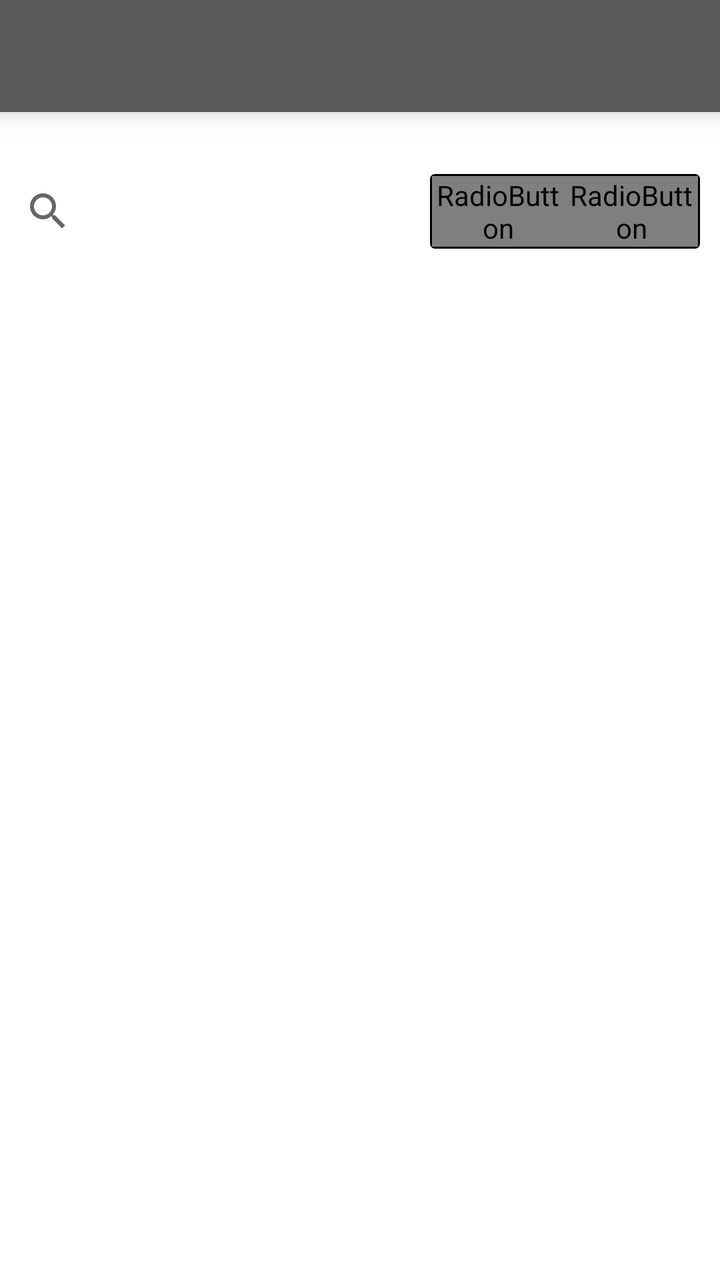
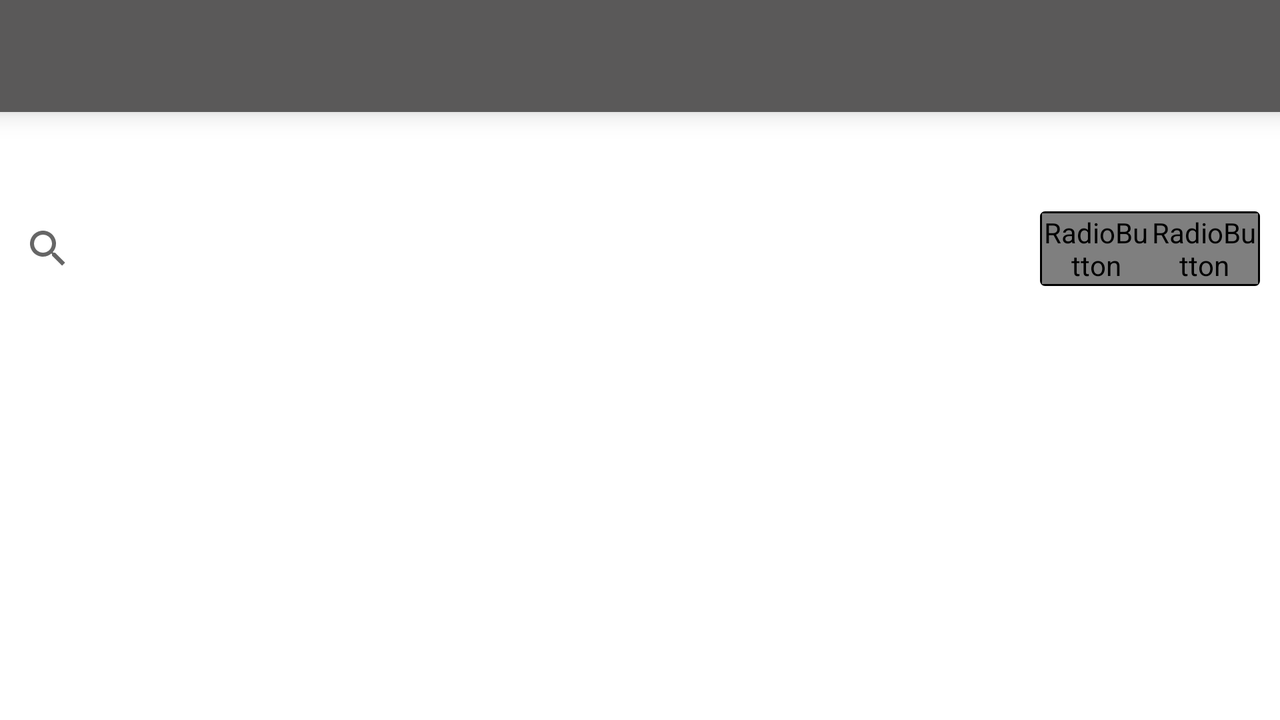

Two renders of one Android screen. The first uses the default layout on a phone; the second uses the alternative layout the repository ships for a different screen configuration, on a matching device. The two XML files are below.
<!-- AndroidManifest.xml: application theme Theme.TP1mobile -->
<!-- res/layout/activity_menu_prof.xml -->
<?xml version="1.0" encoding="utf-8"?>
<androidx.constraintlayout.widget.ConstraintLayout xmlns:android="http://schemas.android.com/apk/res/android"
    xmlns:app="http://schemas.android.com/apk/res-auto"
    xmlns:tools="http://schemas.android.com/tools"
    android:layout_width="match_parent"
    android:layout_height="match_parent"
    tools:context=".Activities.MenuProfActivity">

    <include
        android:id="@+id/toolbar"
        layout="@layout/toolbar"
        android:layout_width="match_parent"
        android:layout_height="wrap_content"
        app:layout_constraintEnd_toEndOf="parent"
        app:layout_constraintStart_toStartOf="parent"
        app:layout_constraintTop_toTopOf="parent" />

    <SearchView
        android:id="@+id/sai_recherche"
        android:layout_width="0dp"
        android:layout_height="wrap_content"
        app:layout_constraintBottom_toTopOf="@+id/guideline3"
        app:layout_constraintEnd_toStartOf="@+id/guideline9"
        app:layout_constraintHorizontal_bias="0.0"
        app:layout_constraintStart_toStartOf="parent"
        app:layout_constraintTop_toTopOf="@+id/guideline2">

    </SearchView>

    <LinearLayout
        android:id="@+id/linearLayout2"
        android:layout_width="0dp"
        android:layout_height="wrap_content"
        android:orientation="horizontal"
        app:layout_constraintBottom_toTopOf="@+id/guideline3"
        app:layout_constraintEnd_toEndOf="parent"
        app:layout_constraintStart_toEndOf="@+id/sai_recherche"
        app:layout_constraintTop_toTopOf="@+id/guideline2">

        <RadioGroup
            android:id="@+id/toggle_stage"
            android:layout_width="match_parent"
            android:layout_height="match_parent"
            android:layout_marginLeft="10dp"
            android:layout_marginTop="5dp"
            android:layout_marginRight="10dp"
            android:layout_marginBottom="5dp"
            android:background="@drawable/black_out_line"
            android:checkedButton="@+id/btn_tri_nom"
            android:orientation="horizontal">

            <RadioButton
                android:id="@+id/btn_tri_nom"
                android:layout_width="0dp"
                android:layout_height="match_parent"
                android:layout_marginLeft="1dp"
                android:layout_marginTop="1dp"
                android:layout_marginBottom="1dp"
                android:layout_weight="1"
                android:background="@drawable/toggle_widget_background"
                android:button="@null"
                android:gravity="center"
                android:onClick="onClickTriNom"
                android:text="@string/selec_nom"
                android:textColor="@drawable/toggle_widget_text"
                android:textSize="16sp" />

            <RadioButton
                android:id="@+id/btn_tri_stage"
                android:layout_width="0dp"
                android:layout_height="match_parent"
                android:layout_marginTop="1dp"
                android:layout_marginRight="1dp"
                android:layout_marginBottom="1dp"
                android:layout_weight="1"
                android:background="@drawable/toggle_widget_background"
                android:button="@null"
                android:gravity="center"
                android:onClick="onClickTriStage"
                android:text="@string/selec_stage"
                android:textColor="@drawable/toggle_widget_text"
                android:textSize="16sp" />
        </RadioGroup>
    </LinearLayout>

    <androidx.constraintlayout.widget.Guideline
        android:id="@+id/guideline2"
        android:layout_width="wrap_content"
        android:layout_height="wrap_content"
        android:orientation="horizontal"
        app:layout_constraintGuide_percent="0.0998632" />

    <androidx.constraintlayout.widget.Guideline
        android:id="@+id/guideline3"
        android:layout_width="wrap_content"
        android:layout_height="wrap_content"
        android:orientation="horizontal"
        app:layout_constraintGuide_percent="0.23" />

    <androidx.recyclerview.widget.RecyclerView
        android:id="@+id/liste_etudiant"
        android:layout_width="0dp"
        android:layout_height="0dp"
        android:padding="0dp"
        app:layout_constraintBottom_toBottomOf="parent"
        app:layout_constraintEnd_toEndOf="parent"
        app:layout_constraintStart_toStartOf="parent"
        app:layout_constraintTop_toTopOf="@+id/guideline3" />

    <androidx.constraintlayout.widget.Guideline
        android:id="@+id/guideline9"
        android:layout_width="wrap_content"
        android:layout_height="wrap_content"
        android:orientation="vertical"
        app:layout_constraintGuide_begin="205dp" />

</androidx.constraintlayout.widget.ConstraintLayout>
<!-- res/layout/toolbar.xml (included above) -->
<?xml version="1.0" encoding="utf-8"?>
<androidx.appcompat.widget.Toolbar xmlns:android="http://schemas.android.com/apk/res/android"
    android:id="@+id/toolbar"
    android:layout_width="match_parent"
    android:layout_height="wrap_content"
    android:background="#5A5959"
    android:elevation="8dp">

</androidx.appcompat.widget.Toolbar>
<!-- resources referenced by this layout -->
<resources>
  <!-- drawable black_out_line (drawable) -->
  <?xml version="1.0" encoding="utf-8"?>
  <shape xmlns:android="http://schemas.android.com/apk/res/android"
      android:shape="rectangle">
      <corners android:radius="2dp" />
      <solid android:color="#80000000" />
      <stroke
          android:width="1dp"
          android:color="@color/black" />
  </shape>
  <!-- drawable toggle_widget_background (drawable) -->
  <?xml version="1.0" encoding="utf-8"?>
  <selector xmlns:android="http://schemas.android.com/apk/res/android">
      <item android:drawable="@color/black" android:state_checked="true" />
      <item android:drawable="@color/white" />
  </selector>
  <string name="selec_nom">Par nom</string>
  <string name="selec_stage">Par stage</string>
      // Ajout et modification d'entreprise
  <style name="Theme.TP1mobile" parent="Theme.MaterialComponents.DayNight.NoActionBar">
          
          <item name="colorPrimary">@color/purple_500</item>
          <item name="colorPrimaryVariant">@color/purple_700</item>
          <item name="colorOnPrimary">@color/white</item>
          
          <item name="colorSecondary">@color/teal_200</item>
          <item name="colorSecondaryVariant">@color/teal_700</item>
          <item name="colorOnSecondary">@color/black</item>
          
          <item name="android:statusBarColor" tools:targetApi="l">?attr/colorPrimaryVariant</item>
          
      </style>
</resources>
<!-- res/layout-land/activity_menu_prof.xml (the repository's variant of the layout above) -->
<!-- drawn on the phone turned sideways -->
<?xml version="1.0" encoding="utf-8"?>
<androidx.constraintlayout.widget.ConstraintLayout xmlns:android="http://schemas.android.com/apk/res/android"
    xmlns:app="http://schemas.android.com/apk/res-auto"
    xmlns:tools="http://schemas.android.com/tools"
    android:layout_width="match_parent"
    android:layout_height="match_parent">

    <SearchView
        android:id="@+id/sai_recherche"
        android:layout_width="0dp"
        android:layout_height="wrap_content"
        app:layout_constraintBottom_toTopOf="@+id/guideline3"
        app:layout_constraintEnd_toStartOf="@+id/linearLayout2"
        app:layout_constraintHorizontal_bias="0.0"
        app:layout_constraintStart_toStartOf="parent"
        app:layout_constraintTop_toTopOf="@+id/guideline2">

    </SearchView>

    <LinearLayout
        android:id="@+id/linearLayout2"
        android:layout_width="0dp"
        android:layout_height="wrap_content"
        android:orientation="horizontal"
        app:layout_constraintBottom_toTopOf="@+id/guideline3"
        app:layout_constraintEnd_toEndOf="parent"
        app:layout_constraintStart_toStartOf="@+id/guideline10"
        app:layout_constraintTop_toTopOf="@+id/guideline2">

        <RadioGroup
            android:id="@+id/toggle_date"
            android:layout_width="match_parent"
            android:layout_height="match_parent"
            android:layout_marginLeft="10dp"
            android:layout_marginTop="5dp"
            android:layout_marginRight="10dp"
            android:layout_marginBottom="5dp"
            android:background="@drawable/black_out_line"
            android:checkedButton="@+id/btn_tri_nom"
            android:orientation="horizontal">

            <RadioButton
                android:id="@+id/btn_tri_nom"
                android:layout_width="0dp"
                android:layout_height="match_parent"
                android:layout_marginLeft="1dp"
                android:layout_marginTop="1dp"
                android:layout_marginBottom="1dp"
                android:layout_weight="1"
                android:background="@drawable/toggle_widget_background"
                android:button="@null"
                android:gravity="center"
                android:onClick="onClickTriNom"
                android:text="@string/selec_nom"
                android:textColor="@drawable/toggle_widget_text"
                android:textSize="20sp" />

            <RadioButton
                android:id="@+id/btn_tri_date"
                android:layout_width="0dp"
                android:layout_height="match_parent"
                android:layout_marginTop="1dp"
                android:layout_marginRight="1dp"
                android:layout_marginBottom="1dp"
                android:layout_weight="1"
                android:background="@drawable/toggle_widget_background"
                android:button="@null"
                android:gravity="center"
                android:onClick="onClickTriDate"
                android:text="@string/selec_date"
                android:textColor="@drawable/toggle_widget_text"
                android:textSize="20sp" />
        </RadioGroup>
    </LinearLayout>

    <include
        android:id="@+id/toolbar"
        layout="@layout/toolbar"
        android:layout_width="0dp"
        android:layout_height="wrap_content"
        app:layout_constraintEnd_toEndOf="parent"
        app:layout_constraintStart_toStartOf="parent"
        app:layout_constraintTop_toTopOf="parent" />

    <androidx.constraintlayout.widget.Guideline
        android:id="@+id/guideline2"
        android:layout_width="wrap_content"
        android:layout_height="wrap_content"
        android:orientation="horizontal"
        app:layout_constraintGuide_percent="0.19" />

    <androidx.constraintlayout.widget.Guideline
        android:id="@+id/guideline3"
        android:layout_width="wrap_content"
        android:layout_height="wrap_content"
        android:orientation="horizontal"
        app:layout_constraintGuide_begin="180dp" />

    <androidx.recyclerview.widget.RecyclerView
        android:id="@+id/liste_etudiant"
        android:layout_width="0dp"
        android:layout_height="0dp"
        android:padding="0dp"
        app:layout_constraintBottom_toBottomOf="parent"
        app:layout_constraintEnd_toEndOf="parent"
        app:layout_constraintStart_toStartOf="parent"
        app:layout_constraintTop_toTopOf="@+id/guideline3" />

    <androidx.constraintlayout.widget.Guideline
        android:id="@+id/guideline10"
        android:layout_width="wrap_content"
        android:layout_height="wrap_content"
        android:orientation="vertical"
        app:layout_constraintGuide_begin="510dp" />

</androidx.constraintlayout.widget.ConstraintLayout>
<!-- resources referenced by the variant -->
<!-- as the phone turned sideways resolves them -->
<resources>
  <!-- drawable black_out_line (drawable) -->
  <?xml version="1.0" encoding="utf-8"?>
  <shape xmlns:android="http://schemas.android.com/apk/res/android"
      android:shape="rectangle">
      <corners android:radius="2dp" />
      <solid android:color="#80000000" />
      <stroke
          android:width="1dp"
          android:color="@color/black" />
  </shape>
  <!-- drawable toggle_widget_background (drawable) -->
  <?xml version="1.0" encoding="utf-8"?>
  <selector xmlns:android="http://schemas.android.com/apk/res/android">
      <item android:drawable="@color/black" android:state_checked="true" />
      <item android:drawable="@color/white" />
  </selector>
  <string name="selec_date">Par date</string>
  <string name="selec_nom">Par nom</string>
  <style name="Theme.TP1mobile" parent="Theme.MaterialComponents.DayNight.NoActionBar">
          
          <item name="colorPrimary">@color/purple_500</item>
          <item name="colorPrimaryVariant">@color/purple_700</item>
          <item name="colorOnPrimary">@color/white</item>
          
          <item name="colorSecondary">@color/teal_200</item>
          <item name="colorSecondaryVariant">@color/teal_700</item>
          <item name="colorOnSecondary">@color/black</item>
          
          <item name="android:statusBarColor" tools:targetApi="l">?attr/colorPrimaryVariant</item>
          
      </style>
</resources>
